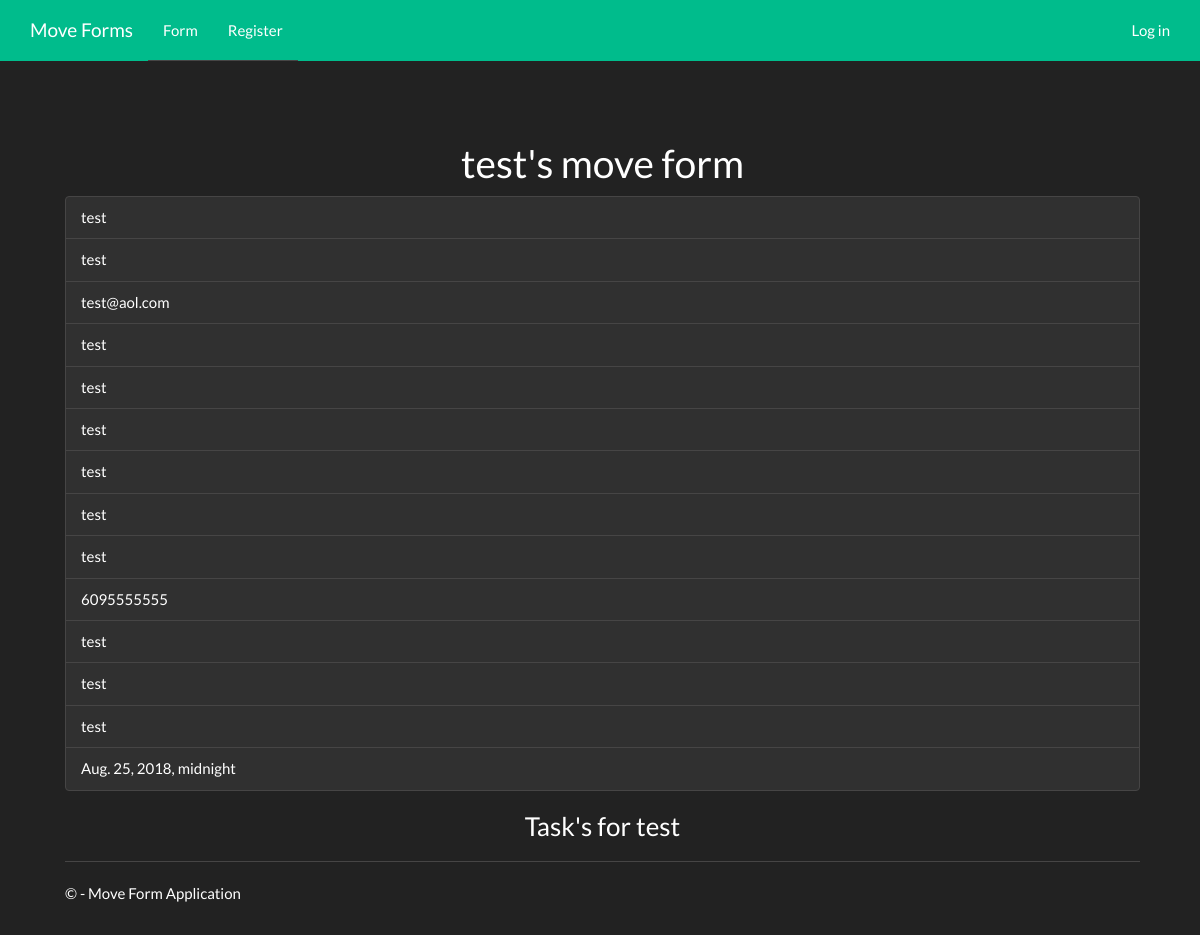
The page /6/ on the database as committed earlier.
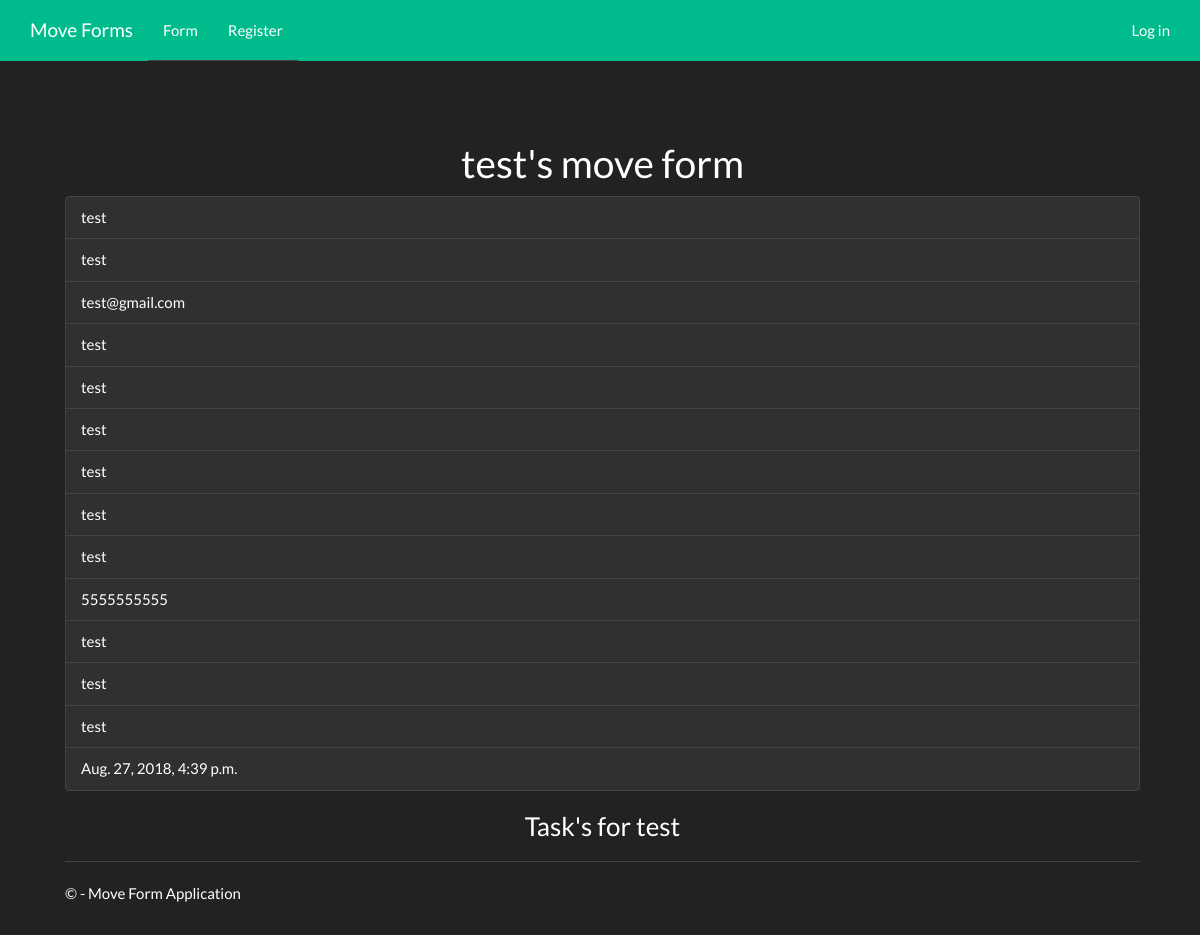
The same page on the database as committed later.
### mvForms/models.py (models this page shows, shortened)
class moveForm(models.Model):
    First_Name = models.CharField(max_length=100)
    Last_Name = models.CharField(max_length=200)
    userID = models.AutoField
    eMail = models.EmailField()
    Citizenship = models.CharField(max_length = 100)
    Company = models.CharField(max_length = 200)
    Manager = models.CharField(max_length = 200)
    subPOC = models.CharField(max_length = 200)
    program = models.CharField(max_length = 200)
    location = models.CharField(max_length = 200)
    phoneNum = models.IntegerField()
    faaBadge = models.CharField(max_length = 200)
    faaParking = models.CharField(max_length = 200)
    comments = models.TextField(max_length = 1500)
    publication_date = models.DateTimeField()

### mvForms/views.py (the view)
# urls.py: path('<int:moveForm_id>/', views.detail, name = "detail"),
def detail(request, moveForm_id):
    mvFormDetails = get_object_or_404(moveForm, pk = moveForm_id)
    tasks = list(assignedTask.objects.filter( pk = moveForm_id))
    context = {
        'mvFormDetails' : mvFormDetails,
        'tasks': tasks,
        }
    return render(request, 'detail.html',context)

### mvForms/templates/detail.html (shortened to what this page needs)
<!DOCTYPE html>
{% extends 'layout.html' %}
{% block content %}
<body>
    <div>
        <h1 class="text-center">{{mvFormDetails.First_Name}}'s move form</h1>
            <ul class="list-group list-group">
                        <li class="list-unstyled list-group-item">{{ mvFormDetails.First_Name }} </li>
                        <li class="list-unstyled list-group-item ">{{mvFormDetails.Last_Name }}</li>
                        <li class="list-unstyled list-group-item ">{{ mvFormDetails.eMail }}</li>
                        <li class="list-unstyled list-group-item ">{{ mvFormDetails.Citizenship }}</li>
                        <li class="list-unstyled list-group-item ">{{ mvFormDetails.Company }}</li>
                        <li class="list-unstyled list-group-item ">{{ mvFormDetails.Manager }}</li>
                        <li class="list-unstyled list-group-item ">{{ mvFormDetails.subPOC }}</li>
                        <li class="list-unstyled list-group-item ">{{ mvFormDetails.program }}</li>
                        <li class="list-unstyled list-group-item ">{{ mvFormDetails.location }}</li>
                        <li class="list-unstyled list-group-item ">{{ mvFormDetails.phoneNum }}</li>
                        <li class="list-unstyled list-group-item ">{{ mvFormDetails.faaBadge }}</li>
                        <li class="list-unstyled list-group-item ">{{ mvFormDetails.faaParking }}</li>
                        <li class="list-unstyled list-group-item ">{{ mvFormDetails.comments }}</li>
                        <li class="list-unstyled list-group-item ">{{ mvFormDetails.publication_date }}</li>
                        </ul>
        <h3 class="text-center">Task's for {{mvFormDetails.First_Name}}</h3>
    </div>
</body>
{% endblock %}

Rows that differ between the two databases and show on the page:
changed moveForm "test": eMail "test@aol.com" → "test@gmail.com"; phoneNum "6095555555" → "5555555555"; publication_date "Aug. 25, 2018, midnight" → "Aug. 27, 2018, 4:39 p.m."
